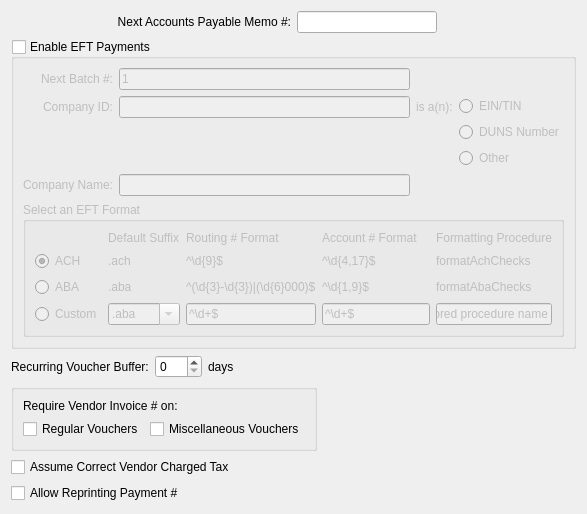
     <widget class="QWidget" name="tab">
      <attribute name="title">
       <string>Accounts Payable</string>
      </attribute>
      <layout class="QGridLayout" name="gridLayout_9">
       <item row="0" column="0">
        <layout class="QVBoxLayout" name="verticalLayout_2">
         <item>
          <layout class="QGridLayout" name="gridLayout_8">
           <item row="0" column="0">
            <widget class="QLabel" name="_nextAPMemoNumberLit">
             <property name="text">
              <string>Next Accounts Payable Memo #:</string>
             </property>
             <property name="alignment">
              <set>Qt::AlignRight|Qt::AlignTrailing|Qt::AlignVCenter</set>
             </property>
             <property name="buddy">
              <cstring>_nextAPMemoNumber</cstring>
             </property>
            </widget>
           </item>
           <item row="0" column="1">
            <layout class="QHBoxLayout">
             <property name="spacing">
              <number>0</number>
             </property>
             <item>
              <widget class="XLineEdit" name="_nextAPMemoNumber"/>
             </item>
             <item>
              <spacer>
               <property name="orientation">
                <enum>Qt::Horizontal</enum>
               </property>
               <property name="sizeType">
                <enum>QSizePolicy::Expanding</enum>
               </property>
               <property name="sizeHint" stdset="0">
                <size>
                 <width>20</width>
                 <height>20</height>
                </size>
               </property>
              </spacer>
             </item>
            </layout>
           </item>
           <item row="1" column="0" colspan="2">
            <layout class="QHBoxLayout">
             <item>
              <widget class="QGroupBox" name="_achGroup">
               <property name="title">
                <string>Enable EFT Payments</string>
               </property>
               <property name="checkable">
                <bool>true</bool>
               </property>
               <property name="checked">
                <bool>false</bool>
               </property>
               <layout class="QGridLayout">
                <item row="0" column="0">
                 <widget class="QLabel" name="_nextBatchNumberLit">
                  <property name="text">
                   <string>Next Batch #:</string>
                  </property>
                  <property name="alignment">
                   <set>Qt::AlignRight|Qt::AlignTrailing|Qt::AlignVCenter</set>
                  </property>
                  <property name="buddy">
                   <cstring>_nextACHBatchNumber</cstring>
                  </property>
                 </widget>
                </item>
                <item row="0" column="1">
                 <widget class="XLineEdit" name="_nextACHBatchNumber">
                  <property name="sizePolicy">
                   <sizepolicy hsizetype="Preferred" vsizetype="Fixed">
                    <horstretch>0</horstretch>
                    <verstretch>0</verstretch>
                   </sizepolicy>
                  </property>
                  <property name="text">
                   <string>1</string>
                  </property>
                 </widget>
                </item>
                <item row="1" column="0">
                 <widget class="QLabel" name="_companyIdLit">
                  <property name="text">
                   <string>Company ID:</string>
                  </property>
                  <property name="alignment">
                   <set>Qt::AlignRight|Qt::AlignTrailing|Qt::AlignVCenter</set>
                  </property>
                  <property name="buddy">
                   <cstring>_companyId</cstring>
                  </property>
                 </widget>
                </item>
                <item row="4" column="0">
                 <widget class="QLabel" name="_companyNameLit">
                  <property name="text">
                   <string>Company Name:</string>
                  </property>
                  <property name="alignment">
                   <set>Qt::AlignRight|Qt::AlignTrailing|Qt::AlignVCenter</set>
                  </property>
                  <property name="buddy">
                   <cstring>_companyName</cstring>
                  </property>
                 </widget>
                </item>
                <item row="1" column="1">
                 <widget class="XLineEdit" name="_companyId">
                  <property name="text">
                   <string/>
                  </property>
                  <property name="defaultText">
                   <string/>
                  </property>
                 </widget>
                </item>
                <item row="4" column="1">
                 <widget class="XLineEdit" name="_companyName">
                  <property name="text">
                   <string/>
                  </property>
                  <property name="maxLength">
                   <number>23</number>
                  </property>
                 </widget>
                </item>
                <item row="1" column="2">
                 <widget class="QLabel" name="label">
                  <property name="text">
                   <string>is a(n):</string>
                  </property>
                 </widget>
                </item>
                <item row="1" column="3" rowspan="3">
                 <layout class="QGridLayout">
                  <item row="0" column="0">
                   <widget class="QRadioButton" name="_companyIdIsEIN">
                    <property name="text">
                     <string>EIN/TIN</string>
                    </property>
                   </widget>
                  </item>
                  <item row="1" column="0">
                   <widget class="QRadioButton" name="_companyIdIsDUNS">
                    <property name="text">
                     <string>DUNS Number</string>
                    </property>
                   </widget>
                  </item>
                  <item row="2" column="0">
                   <widget class="QRadioButton" name="_companyIdIsOther">
                    <property name="text">
                     <string>Other</string>
                    </property>
                   </widget>
                  </item>
                 </layout>
                </item>
                <item row="6" column="0" colspan="4">
                 <widget class="QGroupBox" name="_eftStyle">
                  <property name="title">
                   <string>Select an EFT Format</string>
                  </property>
                  <layout class="QGridLayout" name="gridLayout_41">
                   <item row="1" column="0">
                    <widget class="QRadioButton" name="_eftAch">
                     <property name="text">
                      <string>ACH</string>
                     </property>
                     <property name="checked">
                      <bool>true</bool>
                     </property>
                    </widget>
                   </item>
                   <item row="2" column="0">
                    <widget class="QRadioButton" name="_eftAba">
                     <property name="text">
                      <string>ABA</string>
                     </property>
                    </widget>
                   </item>
                   <item row="3" column="0">
                    <widget class="QRadioButton" name="_eftCustom">
                     <property name="text">
                      <string>Custom</string>
                     </property>
                    </widget>
                   </item>
                   <item row="1" column="1">
                    <widget class="XLabel" name="_eftAchSuffix">
                     <property name="text">
                      <string>.ach</string>
                     </property>
                    </widget>
                   </item>
                   <item row="2" column="1">
                    <widget class="XLabel" name="_eftAbaSuffix">
                     <property name="text">
                      <string>.aba</string>
                     </property>
                    </widget>
                   </item>
                   <item row="0" column="1">
                    <widget class="QLabel" name="_eftSuffixLit">
                     <property name="text">
                      <string>Default Suffix</string>
                     </property>
                    </widget>
                   </item>
                   <item row="3" column="1">
                    <widget class="XComboBox" name="_eftCustomSuffix">
                     <property name="enabled">
                      <bool>false</bool>
                     </property>
                     <property name="editable">
                      <bool>true</bool>
                     </property>
                     <item>
                      <property name="text">
                       <string>.aba</string>
                      </property>
                     </item>
                     <item>
                      <property name="text">
                       <string>.ach</string>
                      </property>
                     </item>
                     <item>
                      <property name="text">
                       <string>.dat</string>
                      </property>
                     </item>
                     <item>
                      <property name="text">
                       <string>.txt</string>
                      </property>
                     </item>
                    </widget>
                   </item>
                   <item row="3" column="2">
                    <widget class="XLineEdit" name="_eftCustomRoutingRegex">
                     <property name="enabled">
                      <bool>false</bool>
                     </property>
                     <property name="text">
                      <string>^\d+$</string>
                     </property>
                    </widget>
                   </item>
                   <item row="2" column="2">
                    <widget class="XLabel" name="_eftAbaRoutingRegex">
                     <property name="text">
                      <string>^(\d{3}-\d{3})|(\d{6}000)$</string>
                     </property>
                    </widget>
                   </item>
                   <item row="1" column="2">
                    <widget class="XLabel" name="_eftAchRoutingRegex">
                     <property name="text">
                      <string>^\d{9}$</string>
                     </property>
                    </widget>
                   </item>
                   <item row="0" column="2">
                    <widget class="XLabel" name="_eftRoutingRegexLit">
                     <property name="text">
                      <string>Routing # Format</string>
                     </property>
                    </widget>
                   </item>
                   <item row="0" column="4">
                    <widget class="XLabel" name="_eftFunctionLit">
                     <property name="text">
                      <string>Formatting Procedure</string>
                     </property>
                    </widget>
                   </item>
                   <item row="1" column="4">
                    <widget class="XLabel" name="_eftAchFunction">
                     <property name="text">
                      <string>formatAchChecks</string>
                     </property>
                    </widget>
                   </item>
                   <item row="2" column="4">
                    <widget class="XLabel" name="_eftAbaFunction">
                     <property name="text">
                      <string>formatAbaChecks</string>
                     </property>
                    </widget>
                   </item>
                   <item row="3" column="4">
                    <widget class="XLineEdit" name="_eftCustomFunction">
                     <property name="enabled">
                      <bool>false</bool>
                     </property>
                     <property name="text">
                      <string>stored procedure name</string>
                     </property>
                    </widget>
                   </item>
                   <item row="0" column="3">
                    <widget class="XLabel" name="_eftAccountRegexLit">
                     <property name="text">
                      <string>Account # Format</string>
                     </property>
                    </widget>
                   </item>
                   <item row="1" column="3">
                    <widget class="XLabel" name="_eftAchAccountRegex">
                     <property name="text">
                      <string>^\d{4,17}$</string>
                     </property>
                    </widget>
                   </item>
                   <item row="2" column="3">
                    <widget class="XLabel" name="_eftAbaAccountRegex">
                     <property name="text">
                      <string>^\d{1,9}$</string>
                     </property>
                    </widget>
                   </item>
                   <item row="3" column="3">
                    <widget class="XLineEdit" name="_eftCustomAccountRegex">
                     <property name="text">
                      <string>^\d+$</string>
                     </property>
                    </widget>
                   </item>
                  </layout>
                 </widget>
                </item>
               </layout>
              </widget>
             </item>
             <item>
              <spacer>
               <property name="orientation">
                <enum>Qt::Horizontal</enum>
               </property>
               <property name="sizeHint" stdset="0">
                <size>
                 <width>0</width>
                 <height>20</height>
                </size>
               </property>
              </spacer>
             </item>
            </layout>
           </item>
           <item row="3" column="0" colspan="2">
            <layout class="QHBoxLayout" name="horizontalLayout_3">
             <item>
              <widget class="QGroupBox" name="groupBox">
               <layout class="QGridLayout" name="gridLayout">
                <item row="1" column="0">
                 <widget class="QCheckBox" name="_reqInvoiceReg">
                  <property name="text">
                   <string>Regular Vouchers</string>
                  </property>
                 </widget>
                </item>
                <item row="1" column="1">
                 <widget class="QCheckBox" name="_reqInvoiceMisc">
                  <property name="text">
                   <string>Miscellaneous Vouchers</string>
                  </property>
                 </widget>
                </item>
                <item row="0" column="0" colspan="2">
                 <widget class="QLabel" name="_reqInvoiceLit">
                  <property name="text">
                   <string>Require Vendor Invoice # on:</string>
                  </property>
                 </widget>
                </item>
               </layout>
              </widget>
             </item>
             <item>
              <spacer name="horizontalSpacer_3">
               <property name="orientation">
                <enum>Qt::Horizontal</enum>
               </property>
               <property name="sizeHint" stdset="0">
                <size>
                 <width>40</width>
                 <height>20</height>
                </size>
               </property>
              </spacer>
             </item>
            </layout>
           </item>
           <item row="2" column="0">
            <layout class="QHBoxLayout" name="_4">
             <item>
              <widget class="QLabel" name="_recurringVoucherBufferLit">
               <property name="text">
                <string>Recurring Voucher Buffer:</string>
               </property>
               <property name="buddy">
                <cstring>_recurringVoucherBuffer</cstring>
               </property>
              </widget>
             </item>
             <item>
              <widget class="QSpinBox" name="_recurringVoucherBuffer">
               <property name="maximum">
                <number>999</number>
               </property>
              </widget>
             </item>
             <item>
              <widget class="QLabel" name="_recurringVoucherBufferDaysLit">
               <property name="sizePolicy">
                <sizepolicy hsizetype="Expanding" vsizetype="Preferred">
                 <horstretch>0</horstretch>
                 <verstretch>0</verstretch>
                </sizepolicy>
               </property>
               <property name="text">
                <string>days</string>
               </property>
              </widget>
             </item>
            </layout>
           </item>
           <item row="5" column="0">
            <widget class="QCheckBox" name="_reprint">
             <property name="text">
              <string>Allow Reprinting Payment #</string>
             </property>
            </widget>
           </item>
           <item row="4" column="0">
            <widget class="QCheckBox" name="_assumeCorrectTax">
             <property name="text">
              <string>Assume Correct Vendor Charged Tax</string>
             </property>
            </widget>
           </item>
          </layout>
         </item>
         <item>
          <spacer>
           <property name="orientation">
            <enum>Qt::Vertical</enum>
           </property>
           <property name="sizeType">
            <enum>QSizePolicy::Expanding</enum>
           </property>
           <property name="sizeHint" stdset="0">
            <size>
             <width>40</width>
             <height>0</height>
            </size>
           </property>
          </spacer>
         </item>
        </layout>
       </item>
      </layout>
     </widget>
